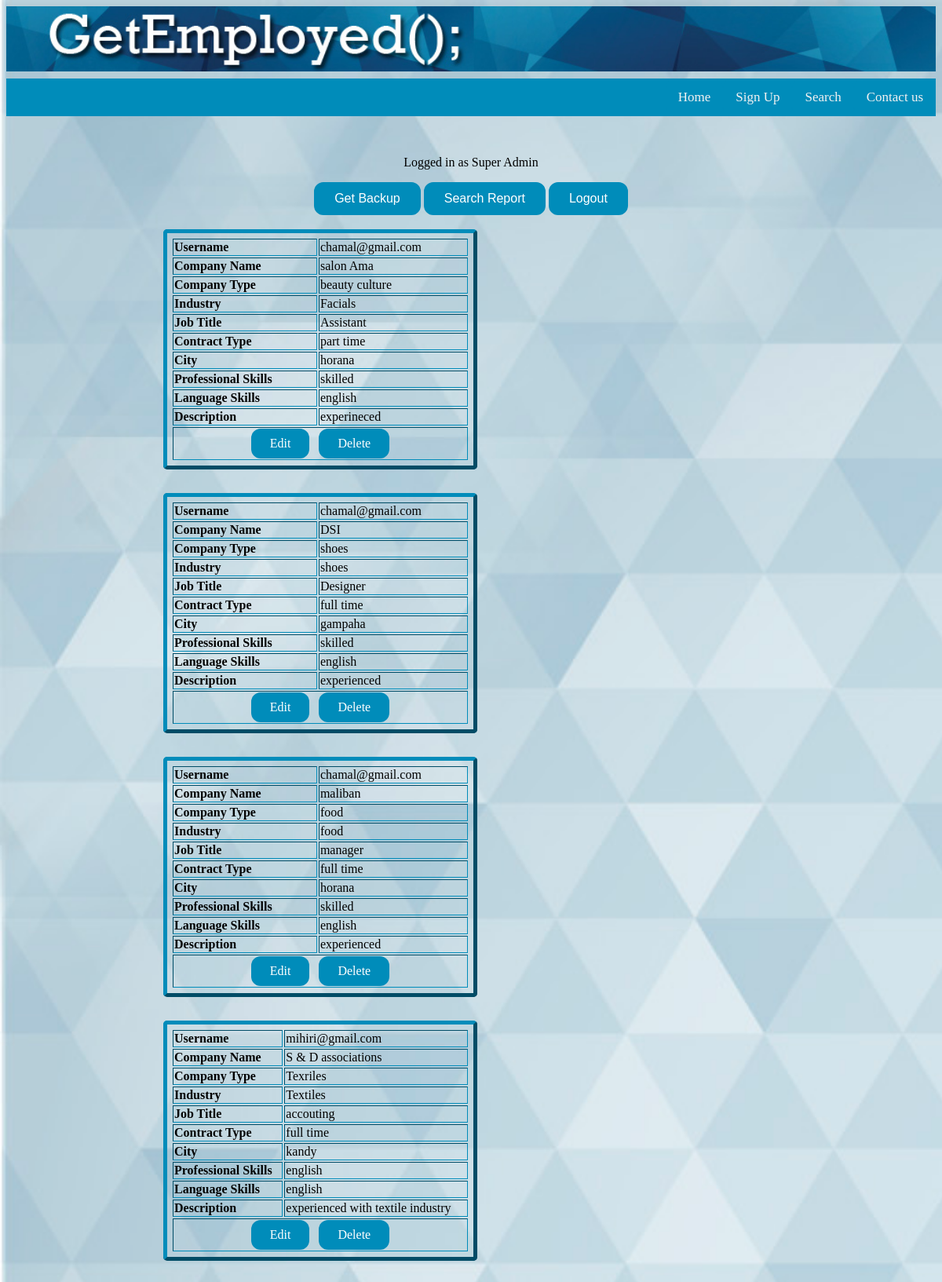
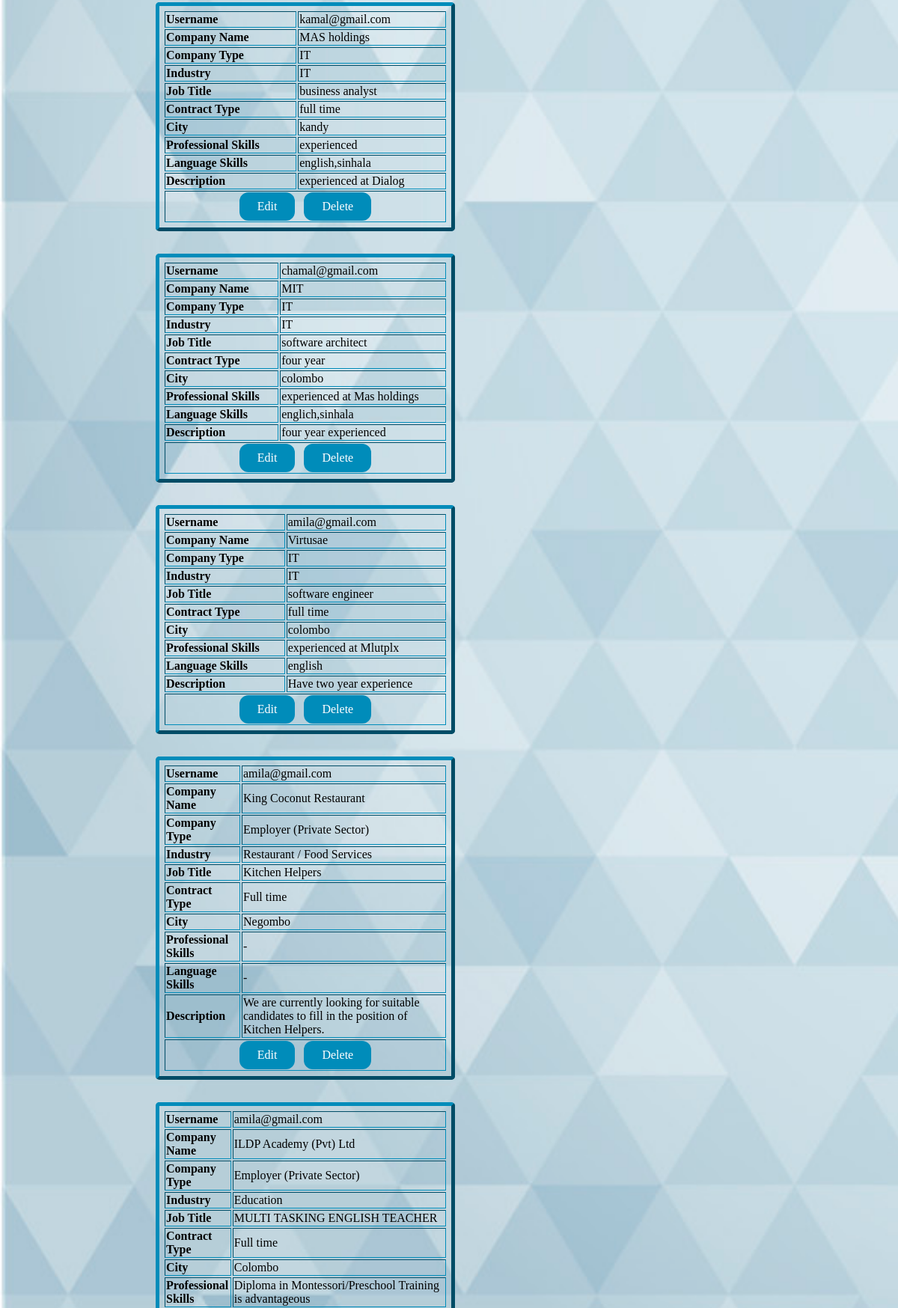
Screenshot of /pages/admin.php (upper part) with the database file from the repository (2 pictures, top to bottom).
### tables this page shows
CREATE TABLE IF NOT EXISTS `jobs` (
  `Job_ID` int(10) NOT NULL,
  `Employer_ID` varchar(50) NOT NULL,
  `Company_Name` varchar(30) NOT NULL,
  `Company_Type` varchar(30) NOT NULL,
  `Industry` varchar(30) NOT NULL,
  `Job_Title` varchar(30) NOT NULL,
  `Contract_Type` varchar(15) NOT NULL,
  `City` varchar(30) NOT NULL,
  `Description` text NOT NULL,
  `Language_Skills` varchar(100) NOT NULL,
  `Professional_Skills` varchar(100) NOT NULL
);

### pages/admin.php (the view, shortened to what this page needs)
<?php
	require_once('connection.php');
?>
<!DOCTYPE html>
<html>
<head>
    <link rel="stylesheet" type="text/css" href="../css/style.css">
</head>
<body>
	<img src='../img/sitename.jpg' style='width:100%'>
	<ul class='topnav'>
		<li><a href='contact.php'>Contact us</a></li>
		<li><a href='search.php'>Search</a></li>
		<li><a href='role.php'>Sign Up</a></li>
		<li><a href='../index.php'>Home</a></li>
	</ul>
    <br>
    <center>
	    <p>Logged in as Super Admin<br/></p>
	    <button class='button' onclick="window.location.href='backup.php'">Get Backup</button>
	    <button class='button' onclick="window.location.href='report.php'">Search Report</button>
	    <button class='button' onclick="window.location.href='../index.php?logout=true'">Logout</button><br/><br/>
		<?php
			$sql = "SELECT job_id, employer_id, company_name, company_type, industry, job_title, contract_type, city, professional_skills, language_skills, description FROM jobs ORDER BY job_id DESC";
	    	$result = $connection->query($sql);
	    	$row = $result->fetch_row();
	    	while(!($row == NULL)) {
		    	foreach($row as $key => $value) {
		    		if($key == 0){
		    			$job_id = $value;
		    		}
		    		if($key == 1){
		    			echo "<table border=1><tr><td><b> Username <b> </td><td>" . $value . "</td></tr>";
		    			continue;
		    		}
		    		if($key == 2){
		    			echo "<tr><td><b> Company Name <b> </td><td>" . $value . "</td></tr>";
		    			continue;
		    		}
		    		if($key == 3){
		    			echo "<tr><td><b> Company Type <b> </td><td>" . $value . "</td></tr>";
		    			continue;
		    		}
		    		if($key == 4){
		    			echo "<tr><td><b> Industry <b> </td><td>" . $value . "</td></tr>";
		    			continue;
		    		}
		    		if($key == 5){
		    			echo "<tr><td><b> Job Title <b> </td><td>" . $value . "</td></tr>";
		    			continue;
		    		}
		    		if($key == 6){
		    			echo "<tr><td><b> Contract Type <b> </td><td>" . $value . "</td></tr>";
		    			continue;
		    		}
		    		if($key == 7){
		    			echo "<tr><td><b> City <b> </td><td>" . $value . "</td></tr>";
		    			continue;
		    		}
		    		if($key == 8){
		    			echo "<tr><td><b> Professional Skills <b> </td><td>" . $value . "</td></tr>";
		    			continue;
		    		}
		    		if($key == 9){
		    			echo "<tr><td><b> Language Skills <b> </td><td>" . $value . "</td></tr>";
		    			continue;
		    		}
		    		if($key == 10) {
		    			echo "<tr><td><b> Description <b> </td><td>" . $value . "</td></tr>";
		    			echo "<tr><td colspan='2' align='center'> <a href='edit.php?job_id=$job_id'>Edit</a> &nbsp; <a href='delete.php?job_id=$job_id'>Delete</a> </td></tr>";
		    		}
		    	}
		    	echo "</table><br/>";
		    	$row = $result->fetch_row();
		    }
		?>
	</body>
</html>

### css/style.css (style rules this page uses)
body { background-image: url("../img/back.jpg"); border-collapse: collapse; border-spacing: 0; background-repeat: no-repeat; background-size: cover; }
p { text-align: center; }
table { float:left; width:300px; margin:0px 0px 0px 200px; padding:5px; border-style: outset; border-width: 5px; border-color: #008CBA; border-radius: 5px; }
.button { background-color: #008CBA; border: 2px solid #008CBA; color: white; padding: 10px 24px; text-align: center; text-decoration: none; display: inline-block; font-size: 16px; border-radius: 12px; }
ul.topnav { list-style-type: none; margin-top: 5px; padding: 0; overflow: hidden; background-color: #008CBA; }
ul.topnav li { float: right; }
ul.topnav li a { display: inline-block; color: #f2f2f2; text-align: center; padding: 14px 16px; text-decoration: none; font-size: 17px; }
li a { display: block; color: #000; padding: 8px 0 8px 16px; text-decoration: none; }
a:link, a:visited { background-color: #008CBA; color: white; padding: 10px 24px; text-align: center; text-decoration: none; display: inline-block; border-radius: 12px; }

### pages/admin.php (style rules this page uses)
table { width:400px; margin:0px 0px 30px 200px; }

### rows the page displays
jobs: Employer_ID "chamal@gmail.com", Company_Name "salon Ama", Company_Type "beauty culture", Industry "Facials", Job_Title "Assistant", Contract_Type "part time", City "horana", Professional_Skills "skilled", Language_Skills "english", Description "experineced"
jobs: Employer_ID "chamal@gmail.com", Company_Name "DSI", Company_Type "shoes", Industry "shoes", Job_Title "Designer", Contract_Type "full time", City "gampaha", Professional_Skills "skilled", Language_Skills "english", Description "experienced"
jobs: Employer_ID "chamal@gmail.com", Company_Name "maliban", Company_Type "food", Industry "food", Job_Title "manager", Contract_Type "full time", City "horana", Professional_Skills "skilled", Language_Skills "english", Description "experienced"
jobs: Employer_ID "mihiri@gmail.com", Company_Name "S & D associations", Company_Type "Texriles", Industry "Textiles", Job_Title "accouting", Contract_Type "full time", City "kandy", Professional_Skills "english", Language_Skills "english", Description "experienced with textile industry"
jobs: Employer_ID "kamal@gmail.com", Company_Name "MAS holdings", Company_Type "IT", Industry "IT", Job_Title "business analyst", Contract_Type "full time", City "kandy", Professional_Skills "experienced", Language_Skills "english,sinhala", Description "experienced at Dialog"
jobs: Employer_ID "chamal@gmail.com", Company_Name "MIT", Company_Type "IT", Industry "IT", Job_Title "software architect", Contract_Type "four year", City "colombo", Professional_Skills "experienced at Mas holdings", Language_Skills "englich,sinhala", Description "four year experienced"
jobs: Employer_ID "amila@gmail.com", Company_Name "Virtusae", Company_Type "IT", Industry "IT", Job_Title "software engineer", Contract_Type "full time", City "colombo", Professional_Skills "experienced at Mlutplx", Language_Skills "english", Description "Have two year experience"
jobs: Employer_ID "amila@gmail.com", Company_Name "King Coconut Restaurant", Company_Type "Employer (Private Sector)", Industry "Restaurant / Food Services", Job_Title "Kitchen Helpers", Contract_Type "Full time", City "Negombo", Professional_Skills "-", Language_Skills "-", Description "We are currently looking for suitable candidates to fill in the position of Kitchen Helpers."
jobs: Employer_ID "amila@gmail.com", Company_Name "ILDP Academy (Pvt) Ltd", Company_Type "Employer (Private Sector)", Industry "Education", Job_Title "MULTI TASKING ENGLISH TEACHER", Contract_Type "Full time", City "Colombo", Professional_Skills "Diploma in Montessori/Preschool Training is advantageous"
